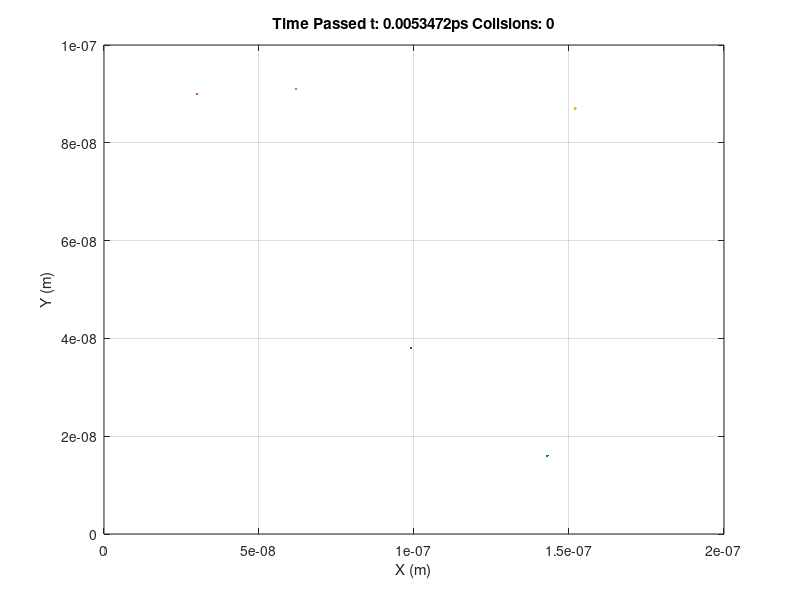
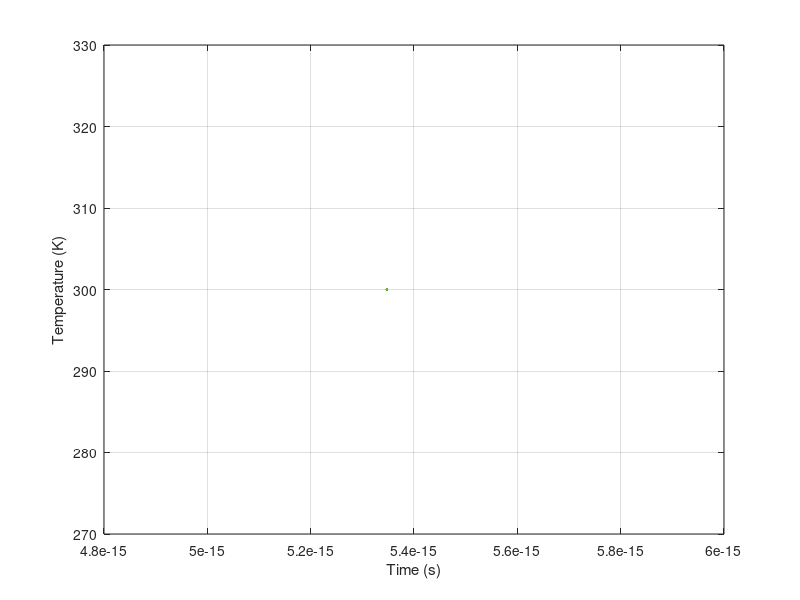

Source code (MATLAB) for these figures, in order: (Note: this script raises an error after producing the figures.)
% Monte Carlo Modelling of Electron Transport

close all
clear 
format short
clc

% Constants
m0 = 9.11e-31; %kg
me = 0.26*m0;
q = 1.602e-19; %C
kB = 1.38066e-23; %J/K
nm = 1e-9; %nanometre
ps = 1e-12; %picosecond

% Dimensions
% Elec = 1; % simulates for 1 particle
Elec = 5; % simulates for 10 particles at once
xdim = 200; %nm
ydim = 100; %nm and need to make same length
x = zeros(Elec,1)*nm;
y = zeros(Elec,1)*nm; %need to make same length 
% Reg = zeros(xdim*1e9,ydim*1e9)*nm;  % semiconductor region

% Specifics
InitialTemp = 300; % in [K]
vtFirst = sqrt(2*kB*InitialTemp/me); %1.8701e5 in m/s
Tmn = 0.2*ps; 

% Simulation
steps = 10; 
% steps = 1000;
% t = zeros(1,steps);
% Temp = zeros(1,steps);
dt = nm/vtFirst; %5.347e-15s
Temp = zeros(1,Elec);
t = zeros(1,Elec);

on = 1;
off = 0;
scatter = on; %scattering on/off switch
% scatter = off; %scattering on/off switch
collide = 0; % counter for collisons
p = 1 - exp(-dt/Tmn); % probability for scatter threshold
re = 0; % default rebound velocity factor
% re = -0.5; % Bounces back at half its initial speed

for i = 1:steps    
   
    if i == 1
        t(i,:) = dt;
        Temp(i,:) = InitialTemp;
        vt = vtFirst;        
        
        Boxes = {};
        
        Boxes{1}.X = [0.9 1.1]*100*nm;
        Boxes{1}.Y = [0.8 1.0]*100*nm;
%         Boxes{1}.BC = 0.0;
        
        Boxes{2}.X = [-.9 1.1]*100*nm;
        Boxes{2}.Y = [0.0 0.2 1.1]*100*nm;
%         Boxes{2}.BC = 0.0; s
        
        e=1;
        while e <= Elec %random positions for each particle
                        
            randx = round(rand*xdim)*nm;
            randy = round(rand*ydim)*nm;
            
%             % check to see if in box
%             if Boxes{1}.X(1,1)<randx && randx <Boxes{1}.X(1,2) &&...
%                 Boxes{1}.Y(1,1)<randy && randy<Boxes{1}.Y(1,2) &&...
%                 Boxes{2}.X(1,1)<randx && randx<Boxes{2}.X(1,2) &&...
%                 Boxes{2}.Y(1,1)<randy && randy<Boxes{2}.Y(1,2) 
%                                 
%             else
                x(e,i) = randx;
                y(e,i) = randy;
                e=e+1;
%             end
                      
        end 
        
    else
        t(i,:) = t(i-1,:) + dt;
        r = rand(1,Elec); % Chance of scattering
        
        % Particle direction
        if i == 2 % intial angle, regardless of scattering
            
            for e = 1:Elec
                theta = rand*360; % random angle in deg
                dz = vtFirst*Tmn; % straight path
                dx(e,i) = sind(theta)*dz; % new x dif
                dy(e,i) = cosd(theta)*dz; % new y dif 
                x(e,i) = x(e,i-1) + dx(e,i);
                y(e,i) = y(e,i-1) + dy(e,i); 
                Temp(i,e) = Temp(i-1,e);
                vtNew = vtFirst;
            end

        elseif scatter == on % yes scatter 
            
            for e = 1:Elec 
               
                if r(1,e) < p*10   % check each electron
                    
                    scale = sqrt(kB*Temp(i-1,e)/me); %scaling factor
                    dof = 3; %degrees of freedom
%                     vtNew = scale*chi2rnd(dof);
                    vtNew(e,i) = vtFirst*(rand/100+0.995);

                    theta = rand*360; % random angle in deg
                    dz(e,i) = vtNew(e,i)*Tmn; % straight path
                    dx(e,i) = sind(theta)*dz(e,i); % new x difference
                    dy(e,i) = cosd(theta)*dz(e,i); % new y difference 
                    
                    % updating position, velocity, temperature
                    TempNew = me*vtNew.^2/(2*kB); 
                    Temp(i,e) = TempNew(e,i);                    
                    x(e,i) = x(e,i-1) + dx(e,i); 
                    y(e,i) = y(e,i-1) + dy(e,i); 
                    vt = vtNew;
                    
                    collide = collide + 1; 
                                   
                else % no scattering, just continue along inital path                                        
                    dx(e,i) = x(e,2)-x(e,1);
                    dy(e,i) = y(e,2)-y(e,1); 
                    x(e,i) = x(e,i-1) + dx(e,i); 
                    y(e,i) = y(e,i-1) + dy(e,i);
                    vtNew = vt;
                    Temp(i,:) = Temp(i-1,:);
                end
                
            end

        else % no scattering, just continue along inital path
            
            for e = 1:Elec
                dx(e,i) = x(e,2)-x(e,1);
                dy(e,i) = y(e,2)-y(e,1); 
                x(e,i) = x(e,i-1) + dx(e,i); 
                y(e,i) = y(e,i-1) + dy(e,i);
            end
             
            vtNew = vt;
            Temp(i,:) = Temp(i-1,:);
                                            
        end
       
                
        %Boundary Conditions
%         for e = 1:Elec
%             
%             if x(i,:) < 0
%                 x(i,:) = x(i,:) + 2e-7;            
%             elseif x(i,:) > xdim*nm
%                 x(i,:) = x(i,:) - 2e-7;
%             end
% 
%             if y(i,:) < 0
%                 y(i,:) = x(i,:) + 2e-7;
%             elseif y(i,:) > ydim*nm
%                 y(i,:) = x(i,:) - 2e-7;
%             end
% 
%         end
                
    end

%     1c-i)  Particle Plot   
    for e = 1:Elec
        figure(1)
        plot(x(e,:),y(e,:));
        grid on;
        hold on; 
    end
    xlim([0 xdim*nm])
    ylim([0 ydim*nm])
    xlabel('X (m)')
    ylabel('Y (m)')
    title(['Time Passed t: ', num2str(t(i)/ps), ...
        'ps Collsions: ', num2str(collide)]) 

    % 1c-ii) Temp plot  
    for e = 1:Elec
        figure(2)
        plot(t(:,e),Temp(:,e));
        grid on;
        hold on;
    end 
    xlabel('Time (s)')
    ylabel('Temperature (K)')
    title(['Current Temperature: ', num2str(mean(Temp(i,:))), ...
        'K Max T: ', num2str(max(Temp,[],'all')),'K Min T: ',...
        num2str(min(Temp,[],'all')),'K']) % change T        
         
    pause(0.05)
end

display('Seconds Passed', num2str(t(i)));
finalTemp = num2str(mean(Temp(i,:)))

scale = sqrt(kB*InitialTemp/me);
h = scale*chi2rnd(3,1,10000);
figure(3)
histogram(h,50)
xlabel('Thermal Velocity (m)')
ylabel('Count (m)')
title(['Velocity Distribution - Average Velocity: ',...
    num2str(mean([mean(h),median(h)])/2), ' m/s']) 
